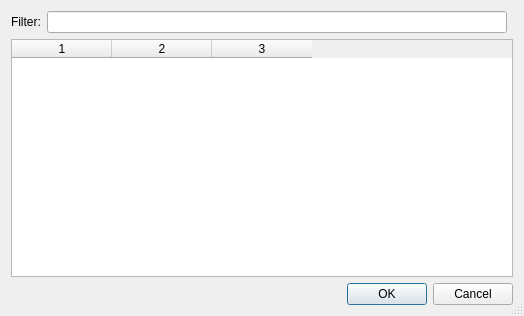
<?xml version="1.0" encoding="UTF-8"?>
<ui version="4.0">
 <class>ObjectIdDialog</class>
 <widget class="QDialog" name="ObjectIdDialog">
  <property name="geometry">
   <rect>
    <x>0</x>
    <y>0</y>
    <width>524</width>
    <height>316</height>
   </rect>
  </property>
  <property name="windowTitle">
   <string>Edit Object Reference</string>
  </property>
  <property name="sizeGripEnabled">
   <bool>true</bool>
  </property>
  <layout class="QGridLayout" name="gridLayout">
   <item row="0" column="0">
    <widget class="QLabel" name="label">
     <property name="text">
      <string>Filter:</string>
     </property>
    </widget>
   </item>
   <item row="0" column="1">
    <widget class="QLineEdit" name="lineEdit">
     <property name="clearButtonEnabled">
      <bool>true</bool>
     </property>
    </widget>
   </item>
   <item row="2" column="0" colspan="3">
    <widget class="QDialogButtonBox" name="buttonBox">
     <property name="orientation">
      <enum>Qt::Horizontal</enum>
     </property>
     <property name="standardButtons">
      <set>QDialogButtonBox::Cancel|QDialogButtonBox::Ok</set>
     </property>
    </widget>
   </item>
   <item row="1" column="0" colspan="3">
    <widget class="QTableWidget" name="tableWidget">
     <property name="alternatingRowColors">
      <bool>true</bool>
     </property>
     <property name="selectionMode">
      <enum>QAbstractItemView::SingleSelection</enum>
     </property>
     <property name="selectionBehavior">
      <enum>QAbstractItemView::SelectRows</enum>
     </property>
     <property name="gridStyle">
      <enum>Qt::SolidLine</enum>
     </property>
     <property name="sortingEnabled">
      <bool>true</bool>
     </property>
     <property name="columnCount">
      <number>3</number>
     </property>
     <attribute name="horizontalHeaderCascadingSectionResizes">
      <bool>true</bool>
     </attribute>
     <attribute name="verticalHeaderVisible">
      <bool>false</bool>
     </attribute>
     <column/>
     <column/>
     <column/>
    </widget>
   </item>
  </layout>
 </widget>
 <resources/>
 <connections>
  <connection>
   <sender>buttonBox</sender>
   <signal>accepted()</signal>
   <receiver>ObjectIdDialog</receiver>
   <slot>accept()</slot>
   <hints>
    <hint type="sourcelabel">
     <x>248</x>
     <y>254</y>
    </hint>
    <hint type="destinationlabel">
     <x>157</x>
     <y>274</y>
    </hint>
   </hints>
  </connection>
  <connection>
   <sender>buttonBox</sender>
   <signal>rejected()</signal>
   <receiver>ObjectIdDialog</receiver>
   <slot>reject()</slot>
   <hints>
    <hint type="sourcelabel">
     <x>316</x>
     <y>260</y>
    </hint>
    <hint type="destinationlabel">
     <x>286</x>
     <y>274</y>
    </hint>
   </hints>
  </connection>
 </connections>
</ui>
